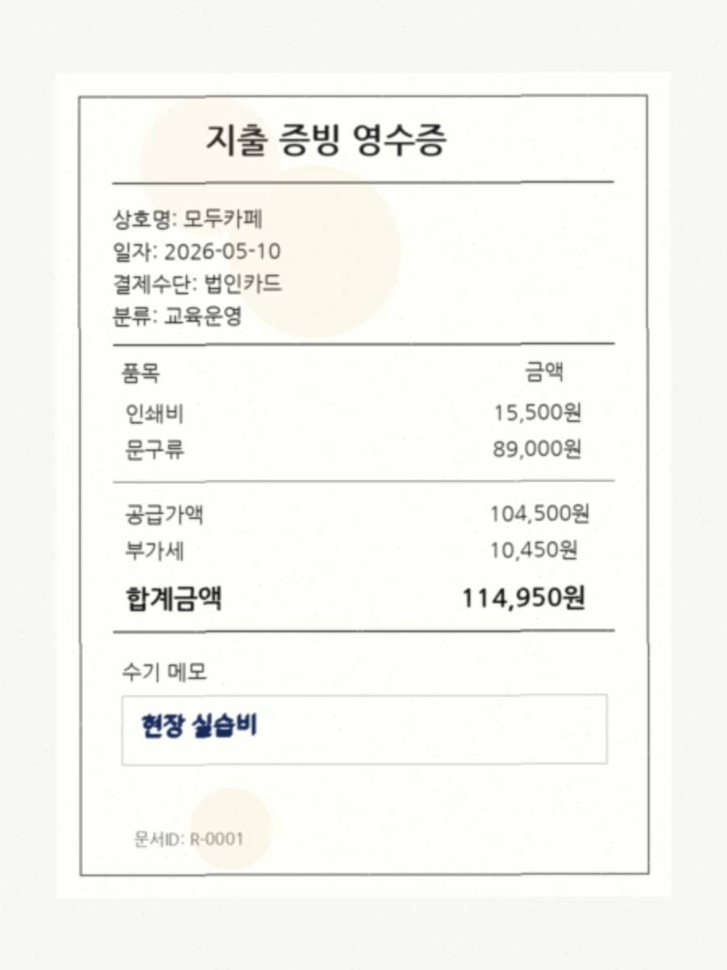
#> input picture data/input_images/receipts/receipt_001_R-0001.jpg, 727 x 970 px, shrunk from 900 x 1200 before the run
$ python -i ocr_extractor.py   (imports and definitions only)
#> lines starting #> are read from the running program, lines starting #| are printed output that depends on the picture; after the words box and inside, x2 and y2 are one past the last pixel; in counts of white or black regions, pixels touching at a corner belong together
import os
import cv2
import numpy as np
import pandas as pd
import argparse
import random

def preprocess_image(img_path, output_path):
    """
    OpenCV를 사용하여 이미지 전처리를 수행합니다.
    - Grayscale 변환
    - CLAHE 대비 향상 (Contrast Enhancement)
    - Gaussian Blur 노이즈 제거 (Denoise)
    - Adaptive Threshold (이진화)
    """
#> called with output_path = 'out.png'
    # 이미지 로드
    img = cv2.imread(img_path)
#> img is the input picture: shape (970, 727, 3); mean B, G, R 241.4, 246.7, 246
    if img is None:
        return False

    # 1. Grayscale 변환
    gray = cv2.cvtColor(img, cv2.COLOR_BGR2GRAY)

    # 2. CLAHE 기반 대비 향상 (명암비 조절)
    clahe = cv2.createCLAHE(clipLimit=2.0, tileGridSize=(8, 8))
    contrast = clahe.apply(gray)
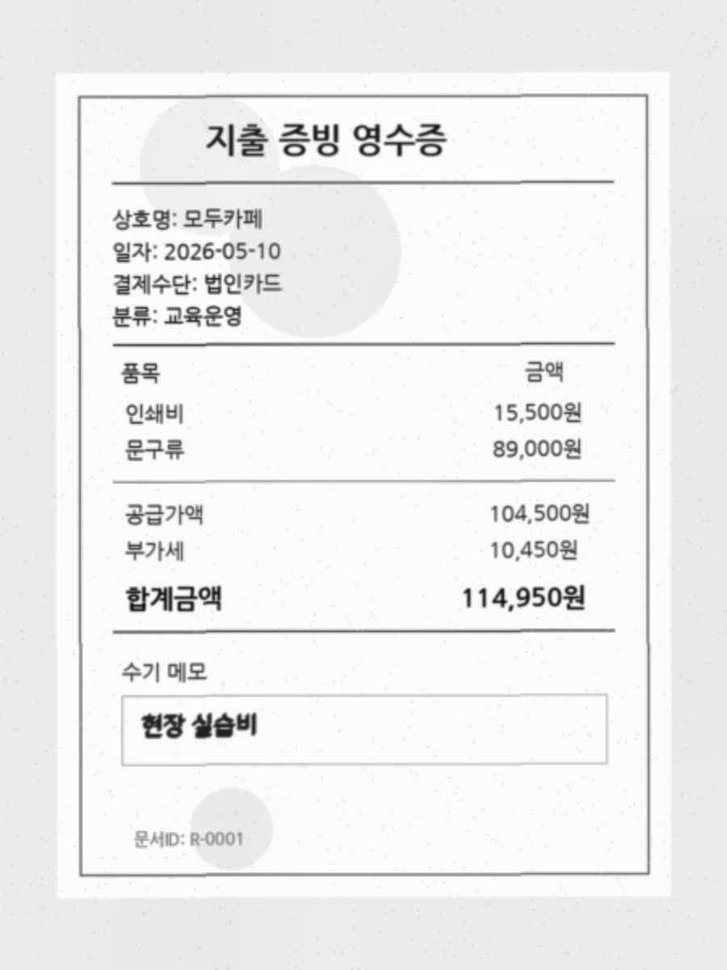
#> contrast: shape (970, 727); min 14, max 255, mean 238.4

    # 3. 노이즈 제거 (Gaussian Blur)
    denoised = cv2.GaussianBlur(contrast, (3, 3), 0)

    # 4. Adaptive Thresholding (가독성 향상 이진화)
    binary = cv2.adaptiveThreshold(
        denoised, 255, cv2.ADAPTIVE_THRESH_GAUSSIAN_C, cv2.THRESH_BINARY, 11, 2
    )
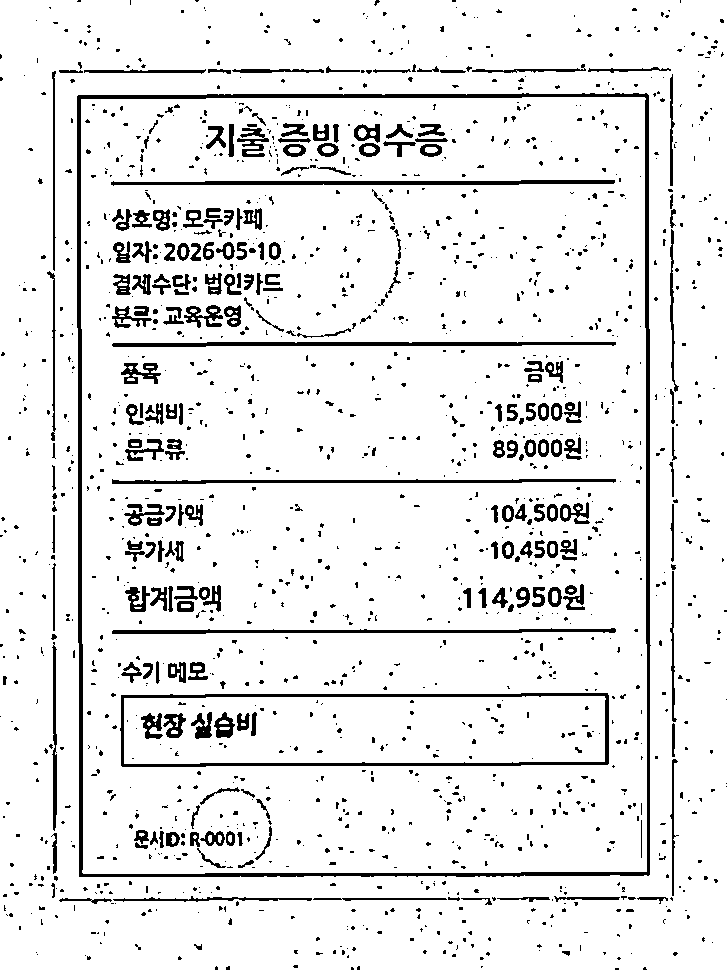
#> binary: shape (970, 727); 91.3% white; 1610 black regions (1356 under 20 px), largest, box (x1, y1, x2, y2) and area: (77, 93, 651, 877) 10121, (120, 693, 609, 767) 3408, (111, 180, 615, 186) 1920

    # 결과 이미지 저장
    cv2.imwrite(output_path, binary)
    return True

# [199 lines left out: functions simulate_ocr, main, not called in this run]

# [2 lines not run here, left out]

>>> result = preprocess_image('../data/input_images/receipts/receipt_001_R-0001.jpg', 'out.png')

$ run again, on data/input_images/receipts/receipt_005_R-0005.jpg
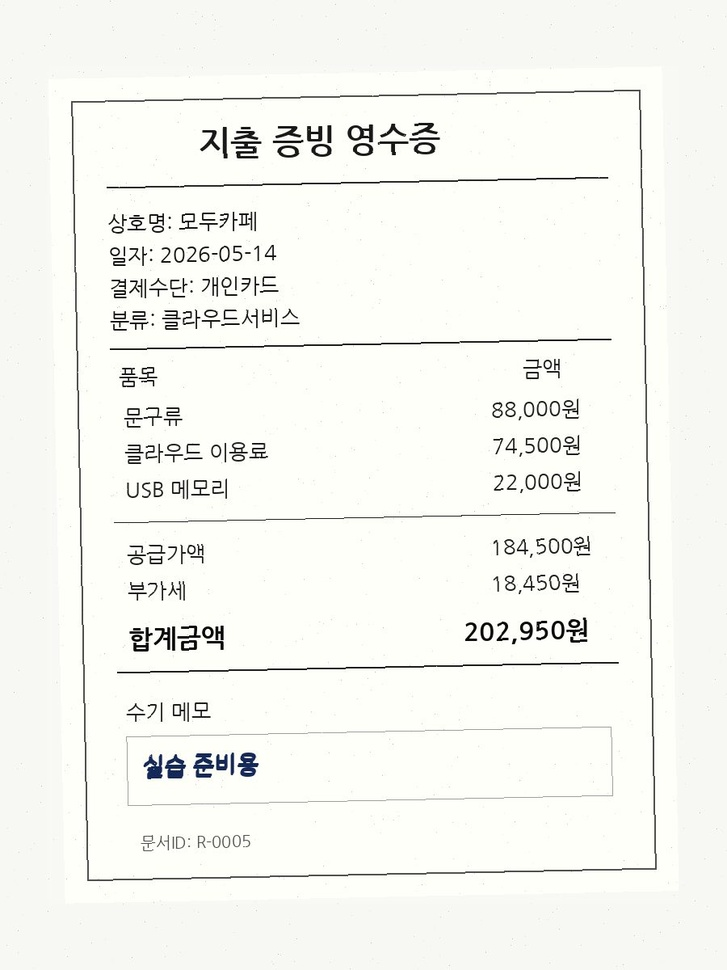
#> input picture data/input_images/receipts/receipt_005_R-0005.jpg, 727 x 970 px, shrunk from 900 x 1200 before the run
#> in preprocess_image, img is the input picture: shape (970, 727, 3); mean B, G, R 240.6, 245.9, 245
#> in preprocess_image, `binary = cv2.adaptiveThreshold( denoised, 255, cv2.ADAPTIVE_THRESH_GAU..`:
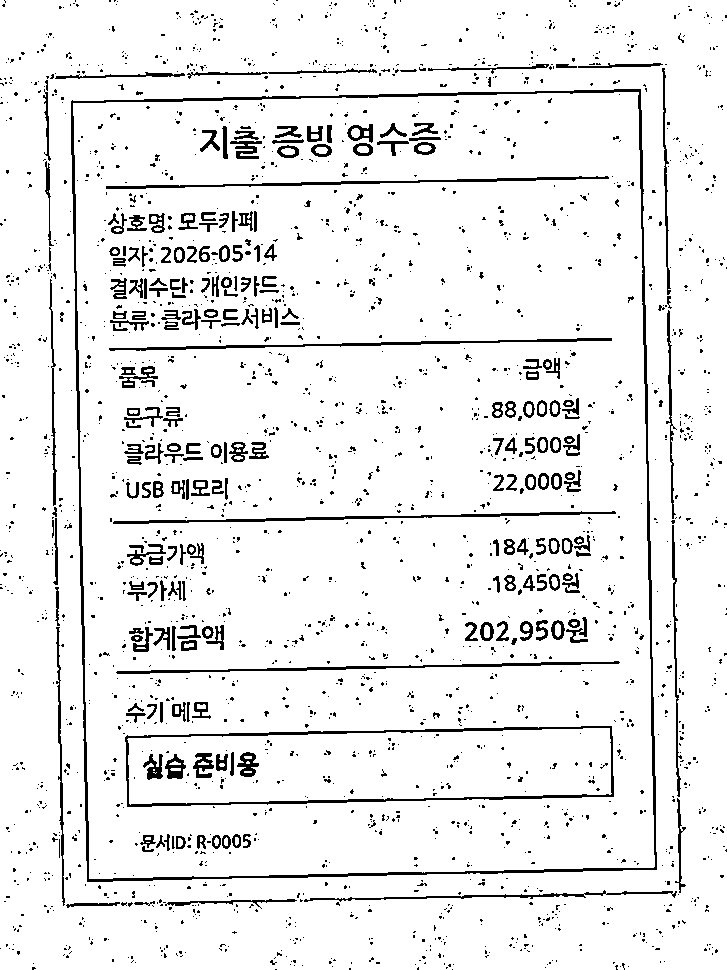
#> binary: shape (970, 727); 92.5% white; black in thin lines or dots
